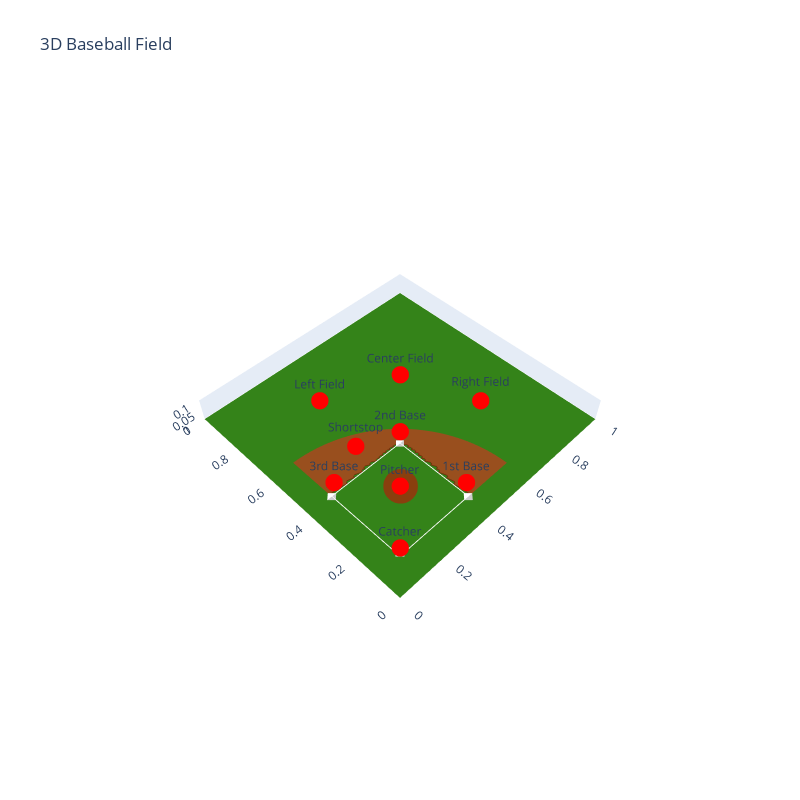

Notebook code cell kept with this figure:
### Code cell
import numpy as np

import plotly.graph_objects as go


def create_3d_baseball_field():
    fig = go.Figure()

    x = np.linspace(0, 1, 100)
    y = np.linspace(0, 1, 100)
    X, Y = np.meshgrid(x, y)
    Z = np.zeros_like(X)

    fig.add_trace(
        go.Surface(
            x=X,
            y=Y,
            z=Z,
            colorscale=[[0, "#247309"], [1, "#247309"]],
            showscale=False,
            opacity=1,
        )
    )

    theta = np.linspace(0, np.pi / 2, 50)
    r = np.linspace(0, 0.52, 50)
    Theta, R = np.meshgrid(theta, r)
    X_infield = R * np.cos(Theta) + 0.1
    Y_infield = R * np.sin(Theta) + 0.1
    Z_infield = np.full_like(X_infield, 0.0001)

    mask = (X_infield <= 0.42) & (Y_infield <= 0.42)
    X_infield[mask] = np.nan
    Y_infield[mask] = np.nan

    fig.add_trace(
        go.Surface(
            x=X_infield,
            y=Y_infield,
            z=Z_infield,
            colorscale=[[0, "#893f0e"], [1, "#893f0e"]],
            showscale=False,
            opacity=1,
        )
    )

    fig.add_trace(
        go.Scatter3d(
            x=[0.1, 0.42, 0.42, 0.1, 0.1],
            y=[0.1, 0.1, 0.42, 0.42, 0.1],
            z=[0.0002] * 5,
            mode="lines",
            line=dict(color="white", width=3),
        )
    )

    base_size = 0.02  # Adjust this value to change the size of the diamond bases
    bases = [(0.42, 0.1), (0.42, 0.42), (0.1, 0.42), (0.11, 0.11)]
    for i, base in enumerate(bases):
        x, y = base
        fig.add_trace(
            go.Mesh3d(
                x=[x, x + base_size, x, x - base_size],
                y=[y - base_size, y, y + base_size, y],
                z=[0.0003] * 4,
                i=[0, 0, 0],
                j=[1, 2, 3],
                k=[2, 3, 1],
                color="white",
                name=f"B{i+1}" if i < 3 else "Home",
            )
        )

    fig.add_trace(
        go.Scatter3d(
            x=[0.24],
            y=[0.24],
            z=[0.1],
            mode="markers",
            marker=dict(size=12, color="#893f0e"),
            name="Pitcher's Mound",
        )
    )

    positions = {
        "Catcher": (0.08, 0.08, 0.1),
        "Pitcher": (0.24, 0.24, 0.1),
        "1st Base": (0.8 - 0.40, 0.1, 0.1),
        "2nd Base": (0.8 - 0.40, 0.8 - 0.40, 0.1),
        "3rd Base": (0.10, 0.8 - 0.40, 0.1),
        "Shortstop": (0.25, 0.46, 0.1),
        "Left Field": (0.3, 0.7, 0.1),
        "Center Field": (0.59, 0.59, 0.1),
        "Right Field": (0.7, 0.3, 0.1),
    }

    for position, coord in positions.items():
        fig.add_trace(
            go.Scatter3d(
                x=[coord[0]],
                y=[coord[1]],
                z=[coord[2]],
                mode="markers+text",
                marker=dict(size=6, color="red"),
                text=[position],
                textposition="top center",
                name=position,
            )
        )
        fig.update_layout(
            title="3D Baseball Field",
            scene=dict(
                xaxis_title="",
                yaxis_title="",
                zaxis_title="",
                aspectmode="manual",
                aspectratio=dict(x=1, y=1, z=0.1),
                xaxis=dict(range=[0, 1], showticklabels=True),
                yaxis=dict(range=[0, 1], showticklabels=True),
                zaxis=dict(range=[0, 0.1], showticklabels=True),
                camera=dict(eye=dict(x=-1.25, y=-1.25, z=2)),
                xaxis_showgrid=False,
                yaxis_showgrid=False,
                zaxis_showgrid=False,
            ),
            width=800,
            height=800,
            showlegend=False,
        )

    return fig


fig = create_3d_baseball_field()
fig.show()

### Figure 1 — Plotly figure (JSON) as saved in the notebook; plotly's stock layout.template omitted (floating-point values rounded to 4 significant figures; data arrays with more than 128 entries replaced by an {"elided": "..."} marker saying what was removed)
{"data": [{"colorscale": [[0, "#247309"], [1, "#247309"]], "opacity": 1, "showscale": false, "type": "surface", "x": {"elided": "100x100 float values"}, "y": {"elided": "100x100 float values"}, "z": {"elided": "100x100 int values"}}, {"colorscale": [[0, "#893f0e"], [1, "#893f0e"]], "opacity": 1, "showscale": false, "type": "surface", "x": {"elided": "50x50 float values"}, "y": {"elided": "50x50 float values"}, "z": {"elided": "50x50 float values"}}, {"line": {"color": "white", "width": 3}, "mode": "lines", "type": "scatter3d", "x": [0.1, 0.42, 0.42, 0.1, 0.1], "y": [0.1, 0.1, 0.42, 0.42, 0.1], "z": [0.0002, 0.0002, 0.0002, 0.0002, 0.0002]}, {"color": "white", "i": [0, 0, 0], "j": [1, 2, 3], "k": [2, 3, 1], "name": "B1", "type": "mesh3d", "x": [0.42, 0.44, 0.42, 0.4], "y": [0.08, 0.1, 0.12, 0.1], "z": [0.0003, 0.0003, 0.0003, 0.0003]}, {"color": "white", "i": [0, 0, 0], "j": [1, 2, 3], "k": [2, 3, 1], "name": "B2", "type": "mesh3d", "x": [0.42, 0.44, 0.42, 0.4], "y": [0.4, 0.42, 0.44, 0.42], "z": [0.0003, 0.0003, 0.0003, 0.0003]}, {"color": "white", "i": [0, 0, 0], "j": [1, 2, 3], "k": [2, 3, 1], "name": "B3", "type": "mesh3d", "x": [0.1, 0.12, 0.1, 0.08], "y": [0.4, 0.42, 0.44, 0.42], "z": [0.0003, 0.0003, 0.0003, 0.0003]}, {"color": "white", "i": [0, 0, 0], "j": [1, 2, 3], "k": [2, 3, 1], "name": "Home", "type": "mesh3d", "x": [0.11, 0.13, 0.11, 0.09], "y": [0.09, 0.11, 0.13, 0.11], "z": [0.0003, 0.0003, 0.0003, 0.0003]}, {"marker": {"color": "#893f0e", "size": 12}, "mode": "markers", "name": "Pitcher's Mound", "type": "scatter3d", "x": [0.24], "y": [0.24], "z": [0.1]}, {"marker": {"color": "red", "size": 6}, "mode": "markers+text", "name": "Catcher", "text": ["Catcher"], "textposition": "top center", "type": "scatter3d", "x": [0.08], "y": [0.08], "z": [0.1]}, {"marker": {"color": "red", "size": 6}, "mode": "markers+text", "name": "Pitcher", "text": ["Pitcher"], "textposition": "top center", "type": "scatter3d", "x": [0.24], "y": [0.24], "z": [0.1]}, {"marker": {"color": "red", "size": 6}, "mode": "markers+text", "name": "1st Base", "text": ["1st Base"], "textposition": "top center", "type": "scatter3d", "x": [0.4], "y": [0.1], "z": [0.1]}, {"marker": {"color": "red", "size": 6}, "mode": "markers+text", "name": "2nd Base", "text": ["2nd Base"], "textposition": "top center", "type": "scatter3d", "x": [0.4], "y": [0.4], "z": [0.1]}, {"marker": {"color": "red", "size": 6}, "mode": "markers+text", "name": "3rd Base", "text": ["3rd Base"], "textposition": "top center", "type": "scatter3d", "x": [0.1], "y": [0.4], "z": [0.1]}, {"marker": {"color": "red", "size": 6}, "mode": "markers+text", "name": "Shortstop", "text": ["Shortstop"], "textposition": "top center", "type": "scatter3d", "x": [0.25], "y": [0.46], "z": [0.1]}, {"marker": {"color": "red", "size": 6}, "mode": "markers+text", "name": "Left Field", "text": ["Left Field"], "textposition": "top center", "type": "scatter3d", "x": [0.3], "y": [0.7], "z": [0.1]}, {"marker": {"color": "red", "size": 6}, "mode": "markers+text", "name": "Center Field", "text": ["Center Field"], "textposition": "top center", "type": "scatter3d", "x": [0.59], "y": [0.59], "z": [0.1]}, {"marker": {"color": "red", "size": 6}, "mode": "markers+text", "name": "Right Field", "text": ["Right Field"], "textposition": "top center", "type": "scatter3d", "x": [0.7], "y": [0.3], "z": [0.1]}], "layout": {"height": 800, "scene": {"aspectmode": "manual", "aspectratio": {"x": 1, "y": 1, "z": 0.1}, "camera": {"eye": {"x": -1.25, "y": -1.25, "z": 2}}, "xaxis": {"range": [0, 1], "showgrid": false, "showticklabels": true, "title": {"text": ""}}, "yaxis": {"range": [0, 1], "showgrid": false, "showticklabels": true, "title": {"text": ""}}, "zaxis": {"range": [0, 0.1], "showgrid": false, "showticklabels": true, "title": {"text": ""}}}, "showlegend": false, "title": {"text": "3D Baseball Field"}, "width": 800}}
